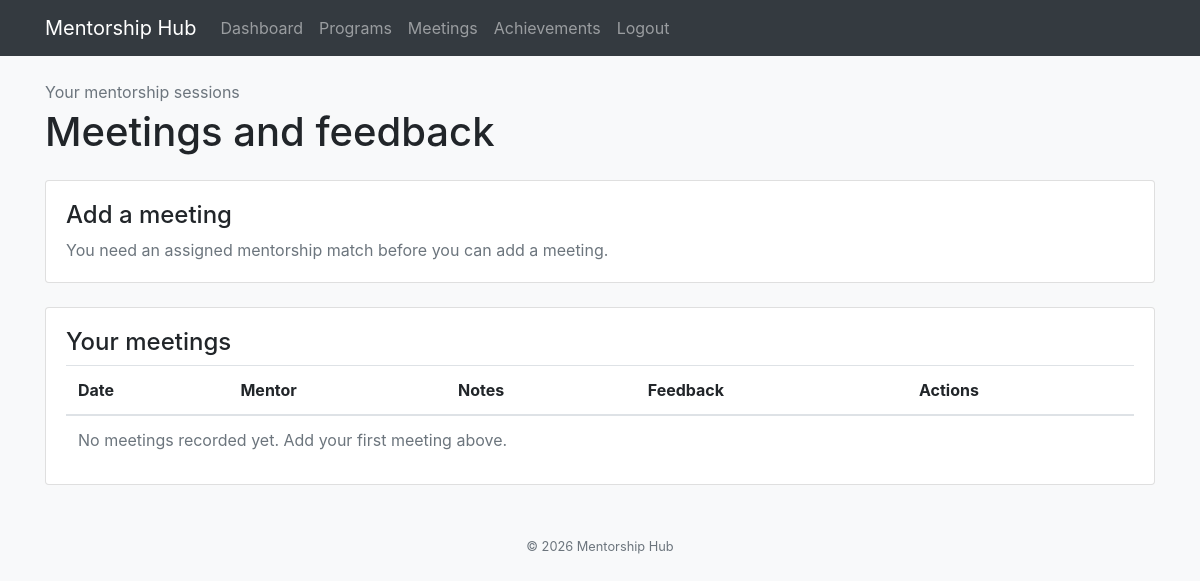
Before: /meetings (signed in) with the older database file.
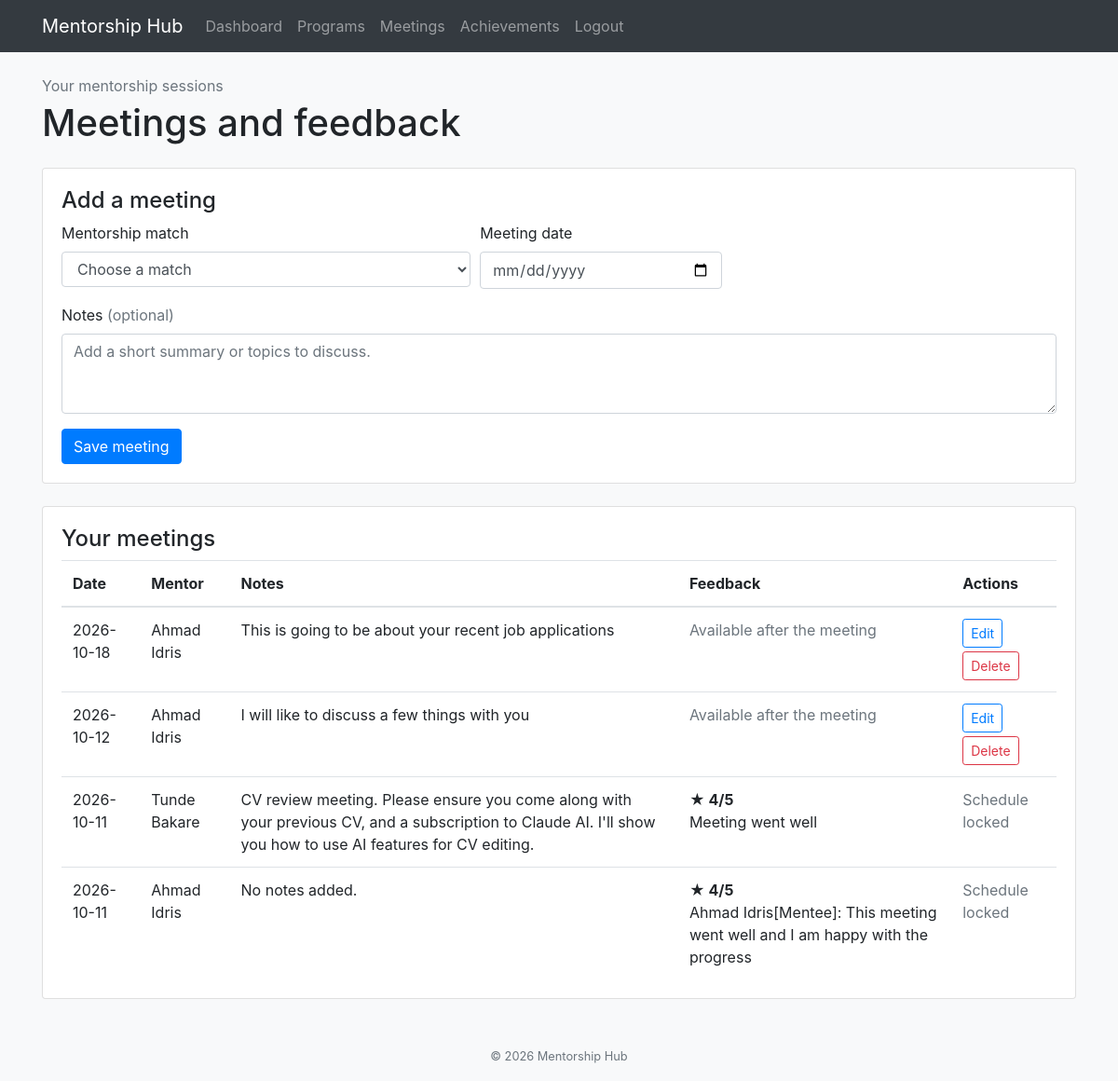
After: the same page with the newer database file.
### tables this page shows
CREATE TABLE Mentor (
    MentorID INTEGER PRIMARY KEY AUTOINCREMENT,
    Name TEXT,
    Email TEXT,
    Expertise TEXT,
    JoinedAt TEXT DEFAULT CURRENT_TIMESTAMP
);

CREATE TABLE Meeting (
    MeetingID INTEGER PRIMARY KEY AUTOINCREMENT,
    MatchID INTEGER,
    MeetingDate TEXT,
    Notes TEXT
);

CREATE TABLE Feedback (
    FeedbackID INTEGER PRIMARY KEY AUTOINCREMENT,
    MeetingID INTEGER,
    Rating INTEGER,
    Comments TEXT,
    SubmittedAt TEXT DEFAULT CURRENT_TIMESTAMP
);

### app.py (the view)
@app.route('/meetings')
def meetings():
    if 'user_name' not in session:
        return redirect(url_for('login'))
    if session.get('user_type') not in ('Mentor', 'Mentee'):
        return redirect(url_for('dashboard'))
    conn = sqlite3.connect(DB_PATH)
    if session['user_type'] == 'Mentor':
        match_query = '''SELECT Match.MatchID, Mentee.Name, Program.ProgramName
                         FROM Match
                         INNER JOIN Mentee ON Match.MenteeID = Mentee.MenteeID
                         INNER JOIN Program ON Match.ProgramID = Program.ProgramID
                         WHERE Match.MentorID = ? ORDER BY Mentee.Name, Program.ProgramName'''
        meeting_query = '''SELECT Meeting.MeetingID, Meeting.MeetingDate, Mentee.Name, Meeting.Notes,
                                  Feedback.Rating, Feedback.Comments,
                                  CASE WHEN date(Meeting.MeetingDate) <= date('now') THEN 1 ELSE 0 END,
                                  CASE WHEN date(Meeting.MeetingDate) < date('now') OR Feedback.FeedbackID IS NOT NULL THEN 1 ELSE 0 END
                           FROM Meeting
                           INNER JOIN Match ON Meeting.MatchID = Match.MatchID
                           INNER JOIN Mentee ON Match.MenteeID = Mentee.MenteeID
                           LEFT JOIN Feedback ON Meeting.MeetingID = Feedback.MeetingID
                           WHERE Match.MentorID = ? ORDER BY Meeting.MeetingDate DESC'''
    else:
        match_query = '''SELECT Match.MatchID, Mentor.Name, Program.ProgramName
                         FROM Match
                         INNER JOIN Mentor ON Match.MentorID = Mentor.MentorID
                         INNER JOIN Program ON Match.ProgramID = Program.ProgramID
                         WHERE Match.MenteeID = ? ORDER BY Mentor.Name, Program.ProgramName'''
        meeting_query = '''SELECT Meeting.MeetingID, Meeting.MeetingDate, Mentor.Name, Meeting.Notes,
                                  Feedback.Rating, Feedback.Comments,
                                  CASE WHEN date(Meeting.MeetingDate) <= date('now') THEN 1 ELSE 0 END,
                                  CASE WHEN date(Meeting.MeetingDate) < date('now') OR Feedback.FeedbackID IS NOT NULL THEN 1 ELSE 0 END
                           FROM Meeting
                           INNER JOIN Match ON Meeting.MatchID = Match.MatchID
                           INNER JOIN Mentor ON Match.MentorID = Mentor.MentorID
                           LEFT JOIN Feedback ON Meeting.MeetingID = Feedback.MeetingID
                           WHERE Match.MenteeID = ? ORDER BY Meeting.MeetingDate DESC'''
    person_id = session['person_id']
    matches = conn.execute(match_query, (person_id,)).fetchall()
    meetings = conn.execute(meeting_query, (person_id,)).fetchall()
    edit_meeting_id = request.args.get('edit', type=int)
    if edit_meeting_id and not any(
        meeting[0] == edit_meeting_id and not meeting[7] for meeting in meetings
    ):
        edit_meeting_id = None
    conn.close()
    return render_template('meetings.html', meetings=meetings, matches=matches,
                           user_type=session['user_type'], edit_meeting_id=edit_meeting_id)

### templates/meetings.html (shortened to what this page needs)
{% extends "base.html" %}
{% block content %}
<div class="d-flex justify-content-between align-items-center mb-4">
    <div>
        <p class="text-muted mb-1">Your mentorship sessions</p>
        <h1 class="mb-0">Meetings and feedback</h1>
    </div>
</div>
<div class="card shadow-sm mb-4" id="new-meeting">
    <div class="card-body">
        <h2 class="h4">Add a meeting</h2>
        {% if matches %}
        <form method="post" action="{{ url_for('add_meeting') }}" class="form-row">
            <div class="form-group col-md-5">
                <label for="match_id">Mentorship match</label>
                <select class="form-control" id="match_id" name="match_id" required>
                    <option value="">Choose a match</option>
                </select>
            </div>
            <div class="form-group col-md-3">
                <label for="meeting_date">Meeting date</label>
                <input class="form-control" id="meeting_date" name="meeting_date" type="date" required>
            </div>
            <div class="form-group col-12">
                <label for="notes">Notes <span class="text-muted">(optional)</span></label>
                <textarea class="form-control" id="notes" name="notes" rows="3"
                          placeholder="Add a short summary or topics to discuss."></textarea>
            </div>
            <div class="col-12">
                <button class="btn btn-primary" type="submit">Save meeting</button>
            </div>
        </form>
        {% else %}
        <p class="text-muted mb-0">You need an assigned mentorship match before you can add a meeting.</p>
        {% endif %}
    </div>
</div>
<div class="card shadow-sm">
    <div class="card-body">
        <h2 class="h4">Your meetings</h2>
        <div class="table-responsive">
            <table class="table align-middle mb-0">
                <thead>
                    <tr>
                        <th>Date</th>
                        <th>{% if user_type == 'Mentor' %}Mentee{% else %}Mentor{% endif %}</th>
                        <th>Notes</th>
                        <th id="feedback">Feedback</th>
                        <th>Actions</th>
                    </tr>
                </thead>
                <tbody>
                    {% for meeting in meetings %}
                    <tr>
                        {% if edit_meeting_id == meeting[0] and not meeting[7] %}
                        <td colspan="5">
                            <form method="post" action="{{ url_for('edit_meeting', meeting_id=meeting[0]) }}">
                                <div class="form-row align-items-end">
                                    <div class="form-group col-md-3">
                                        <label for="edit-date-{{ meeting[0] }}">Meeting date</label>
                                        <input class="form-control" id="edit-date-{{ meeting[0] }}"
                                               name="meeting_date" type="date" value="{{ meeting[1] }}" required>
                                    </div>
                                    <div class="form-group col-md-6">
                                        <label for="edit-notes-{{ meeting[0] }}">Notes</label>
                                        <textarea class="form-control" id="edit-notes-{{ meeting[0] }}"
                                                  name="notes" rows="2">{{ meeting[3] or '' }}</textarea>
                                    </div>
                                    <div class="form-group col-md-3">
                                        <button class="btn btn-primary" type="submit">Save changes</button>
                                        <a class="btn btn-outline-secondary"
                                           href="{{ url_for('meetings') }}">Cancel</a>
                                    </div>
                                </div>
                            </form>
                        </td>
                        {% else %}
                        <td>{{ meeting[1] }}</td>
                        <td>{{ meeting[2] }}</td>
                        <td>{{ meeting[3] or 'No notes added.' }}</td>
                        <td>
                            {% if meeting[4] %}
                            <strong>&#9733; {{ meeting[4] }}/5</strong>
                            {% if meeting[5] %}<br><span>{{ meeting[5] }}</span>{% endif %}
                            {% elif user_type == 'Mentee' %}
                            <span class="text-muted">Available after the meeting</span>
                            {% else %}
                            <span class="text-muted">Not submitted</span>
                            {% endif %}
                        </td>
                        <td>
                            {% if not meeting[7] %}
                            <a class="btn btn-sm btn-outline-primary mb-1"
                               href="{{ url_for('meetings', edit=meeting[0]) }}">Edit</a>
                               <form method="post" action="{{ url_for('delete_meeting', meeting_id=meeting[0]) }}"
                                  onsubmit="return confirm('Delete this meeting and its feedback?');">
                                <button class="btn btn-sm btn-outline-danger" type="submit">Delete</button>
                            </form>
                            {% else %}
                            <span class="text-muted">Schedule locked</span>
                            {% endif %}
                        </td>
                        {% endif %}
                    </tr>
                    {% else %}
                    <tr>
                        <td colspan="5" class="text-muted">No meetings recorded yet. Add your first meeting above.</td>
                    </tr>
                    {% endfor %}
                </tbody>
            </table>
        </div>
    </div>
</div>
{% endblock %}

### templates/base.html (shortened to what this page needs)
<!DOCTYPE html>
<html lang="en">
<head>
    <link href="{{ url_for('static', filename='css/bootstrap.min.css') }}" rel="stylesheet">
</head>
<body class="bg-light">
    <nav class="navbar navbar-expand-lg navbar-dark bg-dark">
        <div class="container">
            <a class="navbar-brand" href="{{ url_for('dashboard') }}">Mentorship Hub</a>
            <div class="collapse navbar-collapse" id="navMenu">
                <ul class="navbar-nav ms-auto">
                    <li class="nav-item">
                        <a class="nav-link" href="{{ url_for('dashboard') }}">Dashboard</a>
                    </li>
                    <li class="nav-item">
                        <a class="nav-link" href="{{ url_for('programs') }}">Programs</a>
                    </li>
                    <li class="nav-item">
                        <a class="nav-link" href="{{ url_for('meetings') }}">Meetings</a>
                    </li>
                    <li class="nav-item">
                        <a class="nav-link" href="{{ url_for('achievements') }}">Achievements</a>
                    </li>
                    <li class="nav-item">
                        <a class="nav-link" href="{{ url_for('logout') }}">Logout</a>
                    </li>
                </ul>
            </div>
        </div>
    </nav>
    <main class="container mt-4 mb-5">
        {% block content %}{% endblock %}
    </main>
    <footer class="text-center text-muted mt-5 mb-3">
        <small>&copy; 2026 Mentorship Hub</small>
    </footer>
</body>
</html>

Changed rows visible on the page:
now on this page (row unchanged): Mentor: MeetingDate "2026-10-18", Name "Ahmad Idris", Notes "This is going to be about your recent job applications", shows "Available after the meeting", MeetingDate "2026-10-12", Notes "I will like to discuss a few things with you"
added Feedback: MeetingDate "2026-10-11", Name "Tunde Bakare", Notes "CV review meeting. Please ensure you come along with your previous CV, and a subscription to Claude AI. I'll show you how to use AI features for CV editing.", Rating "4", Comments "Meeting went well", shows "Schedule locked"
added Feedback: MeetingDate "2026-10-11", Name "Ahmad Idris", Notes "No notes added.", Rating "4", Comments "Ahmad Idris[Mentee]: This meeting went well and I am happy with the progress", shows "Schedule locked"
Other visible differences:
form field match_id: (not shown) → "Choose a match"
text no longer shown: "You need an assigned mentorship match before you can add a meeting. No meetings recorded yet. Add your first meeting above."
text now shown: "Mentorship match Meeting date Notes (optional) Save meeting"
